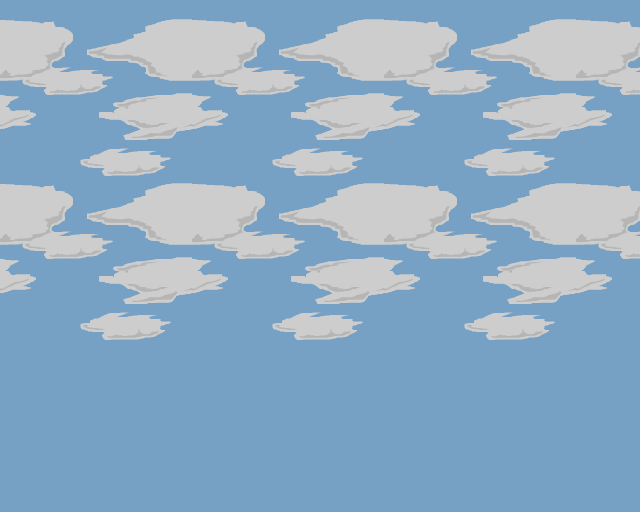

This is a level from a 2D game, rendered from its Tiled map with the project's own tilesets. A one-line summary and the complete map file follow:
An orthogonal 40x32 tile map with 16x16 px tiles, 1 tile layer (Tile Layer 1).

<map version="1.0" tiledversion="1.1.1" orientation="orthogonal" renderorder="right-down" width="40" height="32" tilewidth="16" tileheight="16" infinite="0" nextobjectid="1">
 <tileset firstgid="1" source="Level2.tsx" />
 <layer name="Tile Layer 1" width="40" height="32">
  <data encoding="csv">
5658,5659,5660,5661,5662,5663,5664,5665,5666,5667,5668,5669,5658,5659,5660,5661,5662,5663,5664,5665,5666,5667,5668,5669,5658,5659,5660,5661,5662,5663,5664,5665,5666,5667,5668,5669,5658,5659,5660,5661,
5786,5787,5788,5789,5790,5791,5792,5793,5794,5795,5796,5797,5786,5787,5788,5789,5790,5791,5792,5793,5794,5795,5796,5797,5786,5787,5788,5789,5790,5791,5792,5793,5794,5795,5796,5797,5786,5787,5788,5789,
5914,5915,5916,5917,5918,5919,5920,5921,5922,5923,5924,5925,5914,5915,5916,5917,5918,5919,5920,5921,5922,5923,5924,5925,5914,5915,5916,5917,5918,5919,5920,5921,5922,5923,5924,5925,5914,5915,5916,5917,
6042,6043,6044,6045,6046,6047,6048,6049,6050,6051,6052,6053,6042,6043,6044,6045,6046,6047,6048,6049,6050,6051,6052,6053,6042,6043,6044,6045,6046,6047,6048,6049,6050,6051,6052,6053,6042,6043,6044,6045,
6170,6171,6172,6173,6174,6175,6176,6177,6178,6179,6180,6181,6170,6171,6172,6173,6174,6175,6176,6177,6178,6179,6180,6181,6170,6171,6172,6173,6174,6175,6176,6177,6178,6179,6180,6181,6170,6171,6172,6173,
6298,6299,6300,6301,6302,6303,6304,6305,6306,6307,6308,6309,6298,6299,6300,6301,6302,6303,6304,6305,6306,6307,6308,6309,6298,6299,6300,6301,6302,6303,6304,6305,6306,6307,6308,6309,6298,6299,6300,6301,
6426,6427,6428,6429,6430,6431,6432,6433,6434,6435,6436,6437,6426,6427,6428,6429,6430,6431,6432,6433,6434,6435,6436,6437,6426,6427,6428,6429,6430,6431,6432,6433,6434,6435,6436,6437,6426,6427,6428,6429,
6554,6555,6556,6557,6558,6559,6560,6561,6562,6563,6564,6565,6554,6555,6556,6557,6558,6559,6560,6561,6562,6563,6564,6565,6554,6555,6556,6557,6558,6559,6560,6561,6562,6563,6564,6565,6554,6555,6556,6557,
6682,6683,6684,6685,6686,6687,6688,6689,6690,6691,6692,6693,6682,6683,6684,6685,6686,6687,6688,6689,6690,6691,6692,6693,6682,6683,6684,6685,6686,6687,6688,6689,6690,6691,6692,6693,6682,6683,6684,6685,
6810,6811,6812,6813,6814,6815,6816,6817,6818,6819,6820,6821,6810,6811,6812,6813,6814,6815,6816,6817,6818,6819,6820,6821,6810,6811,6812,6813,6814,6815,6816,6817,6818,6819,6820,6821,6810,6811,6812,6813,
6938,6939,6940,6941,6942,6943,6944,6945,6946,6947,6948,6949,6938,6939,6940,6941,6942,6943,6944,6945,6946,6947,6948,6949,6938,6939,6940,6941,6942,6943,6944,6945,6946,6947,6948,6949,6938,6939,6940,6941,
7066,7067,7068,7069,7070,7071,7072,7073,7074,7075,7076,7077,7066,7067,7068,7069,7070,7071,7072,7073,7074,7075,7076,7077,7066,7067,7068,7069,7070,7071,7072,7073,7074,7075,7076,7077,7066,7067,7068,7069,
7194,7195,7196,7197,7198,7199,7200,7201,7202,7203,7204,7205,7194,7195,7196,7197,7198,7199,7200,7201,7202,7203,7204,7205,7194,7195,7196,7197,7198,7199,7200,7201,7202,7203,7204,7205,7194,7195,7196,7197,
7322,7323,7324,7325,7326,7327,7328,7329,7330,7331,7332,7333,7322,7323,7324,7325,7326,7327,7328,7329,7330,7331,7332,7333,7322,7323,7324,7325,7326,7327,7328,7329,7330,7331,7332,7333,7322,7323,7324,7325,
7450,7451,7452,7453,7454,7455,7456,7457,7458,7459,7460,7461,7450,7451,7452,7453,7454,7455,7456,7457,7458,7459,7460,7461,7450,7451,7452,7453,7454,7455,7456,7457,7458,7459,7460,7461,7450,7451,7452,7453,
7578,7579,7580,7581,7582,7583,7584,7585,7586,7587,7588,7589,7578,7579,7580,7581,7582,7583,7584,7585,7586,7587,7588,7589,7578,7579,7580,7581,7582,7583,7584,7585,7586,7587,7588,7589,7578,7579,7580,7581,
7706,7707,7708,7709,7710,7711,7712,7713,7714,7715,7716,7717,7706,7707,7708,7709,7710,7711,7712,7713,7714,7715,7716,7717,7706,7707,7708,7709,7710,7711,7712,7713,7714,7715,7716,7717,7706,7707,7708,7709,
7834,7835,7836,7837,7838,7839,7840,7841,7842,7843,7844,7845,7834,7835,7836,7837,7838,7839,7840,7841,7842,7843,7844,7845,7834,7835,7836,7837,7838,7839,7840,7841,7842,7843,7844,7845,7834,7835,7836,7837,
7962,7963,7964,7965,7966,7967,7968,7969,7970,7971,7972,7973,7962,7963,7964,7965,7966,7967,7968,7969,7970,7971,7972,7973,7962,7963,7964,7965,7966,7967,7968,7969,7970,7971,7972,7973,7962,7963,7964,7965,
8090,8091,8092,8093,8094,8095,8096,8097,8098,8099,8100,8101,8090,8091,8092,8093,8094,8095,8096,8097,8098,8099,8100,8101,8090,8091,8092,8093,8094,8095,8096,8097,8098,8099,8100,8101,8090,8091,8092,8093,
8218,8219,8220,8221,8222,8223,8224,8225,8226,8227,8228,8229,8218,8219,8220,8221,8222,8223,8224,8225,8226,8227,8228,8229,8218,8219,8220,8221,8222,8223,8224,8225,8226,8227,8228,8229,8218,8219,8220,8221,
8346,8347,8348,8349,8350,8351,8352,8353,8354,8355,8356,8357,8346,8347,8348,8349,8350,8351,8352,8353,8354,8355,8356,8357,8346,8347,8348,8349,8350,8351,8352,8353,8354,8355,8356,8357,8346,8347,8348,8349,
8474,8475,8476,8477,8478,8479,8480,8481,8482,8483,8484,8485,8474,8475,8476,8477,8478,8479,8480,8481,8482,8483,8484,8485,8474,8475,8476,8477,8478,8479,8480,8481,8482,8483,8484,8485,8474,8475,8476,8477,
8602,8603,8604,8605,8606,8607,8608,8609,8610,8611,8612,8613,8602,8603,8604,8605,8606,8607,8608,8609,8610,8611,8612,8613,8602,8603,8604,8605,8606,8607,8608,8609,8610,8611,8612,8613,8602,8603,8604,8605,
9492,9493,9494,9495,9496,9497,9498,9499,9500,9501,9502,9503,8730,8731,8732,8733,8734,8735,8736,8737,8738,8739,8740,8741,8730,8731,8732,8733,8734,8735,8736,8737,8738,8739,8740,8741,8730,8731,8732,8733,
9620,9621,9622,9623,9624,9625,9626,9627,9628,9629,9630,9631,8858,8859,8860,8861,8862,8863,8864,8865,8866,8867,8868,8869,8858,8859,8860,8861,8862,8863,8864,8865,8866,8867,8868,8869,8858,8859,8860,8861,
9748,9749,9750,9751,9752,9753,9754,9755,9756,9757,9758,9759,8986,8987,8988,8989,8990,8991,8992,8993,8994,8995,8996,8997,8986,8987,8988,8989,8990,8991,8992,8993,8994,8995,8996,8997,8986,8987,8988,8989,
9876,9877,9878,9879,9880,9881,9882,9883,9884,9885,9886,9887,9114,9115,9116,9117,9118,9119,9120,9121,9122,9123,9124,9125,9114,9115,9116,9117,9118,9119,9120,9121,9122,9123,9124,9125,9114,9115,9116,9117,
10004,10005,10006,10007,10008,10009,10010,10011,10012,10013,10014,10015,9242,9243,9244,9245,9246,9247,9248,9249,9250,9251,9252,9253,9242,9243,9244,9245,9246,9247,9248,9249,9250,9251,9252,9253,9242,9243,9244,9245,
10132,10133,10134,10135,10136,10137,10138,10139,10140,10141,10142,10143,9370,9371,9372,9373,9374,9375,9376,9377,9378,9379,9380,9381,9370,9371,9372,9373,9374,9375,9376,9377,9378,9379,9380,9381,9370,9371,9372,9373,
10260,10261,10262,10263,10264,10265,10266,10267,10268,10269,10270,10271,9498,9499,9500,9501,9502,9503,9504,9505,9506,9507,9508,9509,9498,9499,9500,9501,9502,9503,9504,9505,9506,9507,9508,9509,9498,9499,9500,9501,
10388,10389,10390,10391,10392,10393,10394,10395,10396,10397,10398,10399,9626,9627,9628,9629,9630,9631,9632,9633,9634,9635,9636,9637,9626,9627,9628,9629,9630,9631,9632,9633,9634,9635,9636,9637,9626,9627,9628,9629
</data>
 </layer>
</map>
